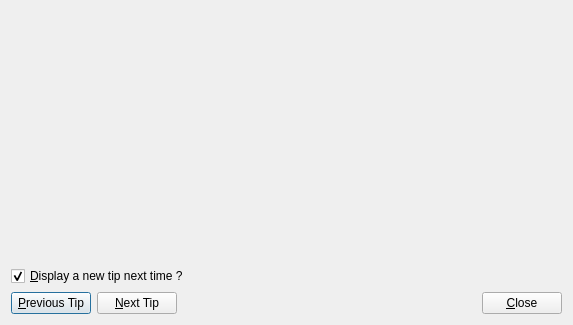
<?xml version="1.0" encoding="UTF-8"?>
<ui version="4.0">
 <class>TipsDialog</class>
 <widget class="QDialog" name="TipsDialog">
  <property name="geometry">
   <rect>
    <x>0</x>
    <y>0</y>
    <width>573</width>
    <height>325</height>
   </rect>
  </property>
  <property name="sizePolicy">
   <sizepolicy hsizetype="Fixed" vsizetype="Fixed">
    <horstretch>0</horstretch>
    <verstretch>0</verstretch>
   </sizepolicy>
  </property>
  <property name="windowTitle">
   <string>Tip of the Day</string>
  </property>
  <layout class="QVBoxLayout" name="verticalLayout">
   <item>
    <widget class="QLabel" name="uiKoo">
     <property name="cursor">
      <cursorShape>PointingHandCursor</cursorShape>
     </property>
     <property name="text">
      <string notr="true">&lt;a href='http://www.NaN-tic.com'&gt;&lt;img src=':images/koo.png'/&gt;&lt;/a&gt;</string>
     </property>
     <property name="scaledContents">
      <bool>true</bool>
     </property>
     <property name="alignment">
      <set>Qt::AlignCenter</set>
     </property>
     <property name="openExternalLinks">
      <bool>true</bool>
     </property>
    </widget>
   </item>
   <item>
    <spacer name="verticalSpacer_2">
     <property name="orientation">
      <enum>Qt::Vertical</enum>
     </property>
     <property name="sizeType">
      <enum>QSizePolicy::Fixed</enum>
     </property>
     <property name="sizeHint" stdset="0">
      <size>
       <width>20</width>
       <height>16</height>
      </size>
     </property>
    </spacer>
   </item>
   <item>
    <widget class="QLabel" name="uiTip">
     <property name="sizePolicy">
      <sizepolicy hsizetype="Expanding" vsizetype="Expanding">
       <horstretch>0</horstretch>
       <verstretch>0</verstretch>
      </sizepolicy>
     </property>
     <property name="text">
      <string/>
     </property>
     <property name="alignment">
      <set>Qt::AlignJustify|Qt::AlignVCenter</set>
     </property>
     <property name="wordWrap">
      <bool>true</bool>
     </property>
    </widget>
   </item>
   <item>
    <spacer name="verticalSpacer">
     <property name="orientation">
      <enum>Qt::Vertical</enum>
     </property>
     <property name="sizeType">
      <enum>QSizePolicy::Fixed</enum>
     </property>
     <property name="sizeHint" stdset="0">
      <size>
       <width>20</width>
       <height>16</height>
      </size>
     </property>
    </spacer>
   </item>
   <item>
    <widget class="QCheckBox" name="uiShowNextTime">
     <property name="text">
      <string>&amp;Display a new tip next time ?</string>
     </property>
     <property name="checked">
      <bool>true</bool>
     </property>
    </widget>
   </item>
   <item>
    <layout class="QHBoxLayout">
     <property name="spacing">
      <number>6</number>
     </property>
     <property name="margin">
      <number>0</number>
     </property>
     <item>
      <layout class="QHBoxLayout">
       <property name="spacing">
        <number>6</number>
       </property>
       <property name="margin">
        <number>0</number>
       </property>
       <item>
        <widget class="QPushButton" name="pushPrevious">
         <property name="text">
          <string>&amp;Previous Tip</string>
         </property>
         <property name="icon">
          <iconset resource="common.qrc">
           <normaloff>:/images/previous.png</normaloff>:/images/previous.png</iconset>
         </property>
        </widget>
       </item>
       <item>
        <widget class="QPushButton" name="pushNext">
         <property name="text">
          <string>&amp;Next Tip</string>
         </property>
         <property name="icon">
          <iconset resource="common.qrc">
           <normaloff>:/images/next.png</normaloff>:/images/next.png</iconset>
         </property>
        </widget>
       </item>
      </layout>
     </item>
     <item>
      <spacer>
       <property name="orientation">
        <enum>Qt::Horizontal</enum>
       </property>
       <property name="sizeHint" stdset="0">
        <size>
         <width>40</width>
         <height>20</height>
        </size>
       </property>
      </spacer>
     </item>
     <item>
      <widget class="QPushButton" name="pushClose">
       <property name="text">
        <string>&amp;Close</string>
       </property>
       <property name="icon">
        <iconset resource="common.qrc">
         <normaloff>:/images/close.png</normaloff>:/images/close.png</iconset>
       </property>
      </widget>
     </item>
    </layout>
   </item>
  </layout>
 </widget>
 <resources>
  <include location="common.qrc"/>
  <include location="../../../../planetronic/openobject-client-kde-5.0/Koo/ui/common.qrc"/>
 </resources>
 <connections/>
</ui>
